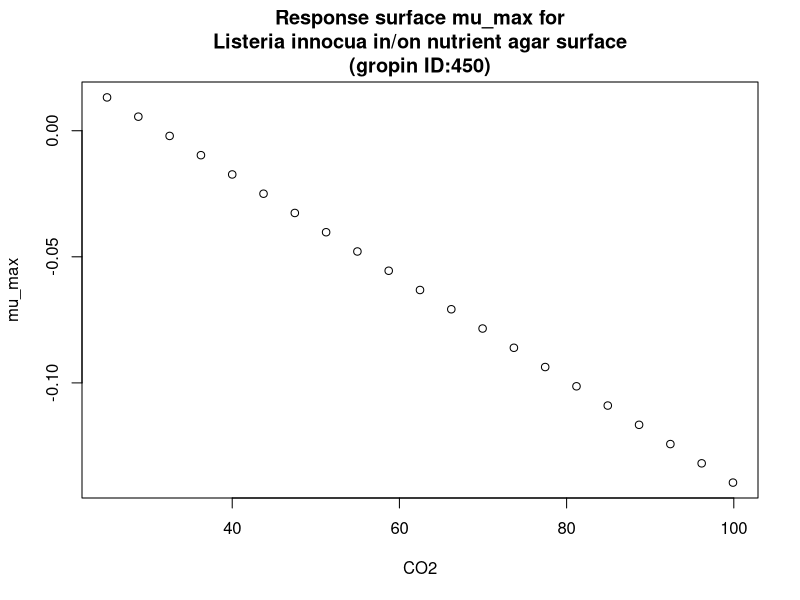

Source code (R):
#############################
# start of Parameter script
#############################
CO2 <- seq(25.025,99.9000999000999,length.out=21)
#############################
# end of Parameter script
#############################
############################# 
# start of Model script Gropin ID 450 
#############################
 
# constant coefficients for this model
 
variables <- data.frame(CO2)
argumentsPar <- expand.grid(variables)
 
# heart of the model
response_surface <- function(CO2) {
   mumax <-0.00204*(31.5-CO2)

return(mumax=mumax)
} 

# output parameters
mumax <- cbind(argumentsPar,response_surface(argumentsPar['CO2']))
colnames(mumax) <- c(colnames(argumentsPar),'mumax')
#############################
# End of Model script
#############################
############################# 
# start of Visualisation script Gropin ID 450 
#############################
plot(CO2,mumax$mumax,
                          xlab='CO2',
                          ylab='mu_max',main='Response surface mu_max for
Listeria innocua in/on nutrient agar surface
(gropin ID:450)')
#############################
# End of Visualisation script
#############################
